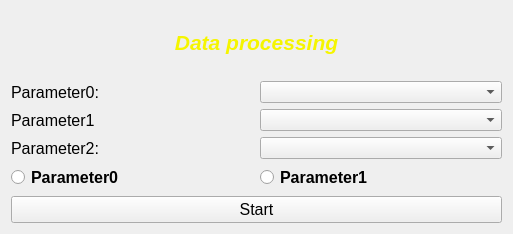
<?xml version="1.0" encoding="UTF-8"?>
<ui version="4.0">
 <class>Form</class>
 <widget class="QWidget" name="Form">
  <property name="geometry">
   <rect>
    <x>0</x>
    <y>0</y>
    <width>513</width>
    <height>234</height>
   </rect>
  </property>
  <property name="windowTitle">
   <string>Form</string>
  </property>
  <layout class="QGridLayout" name="gridLayout">
   <item row="2" column="0">
    <widget class="QLabel" name="LabelParameter0">
     <property name="font">
      <font>
       <pointsize>12</pointsize>
      </font>
     </property>
     <property name="text">
      <string>Parameter0:</string>
     </property>
    </widget>
   </item>
   <item row="3" column="0">
    <widget class="QLabel" name="LabelParameter1">
     <property name="font">
      <font>
       <pointsize>12</pointsize>
      </font>
     </property>
     <property name="text">
      <string>Parameter1</string>
     </property>
    </widget>
   </item>
   <item row="2" column="1">
    <widget class="QComboBox" name="ComboBoxParameter0"/>
   </item>
   <item row="5" column="0">
    <widget class="QRadioButton" name="RadioButtonParameter0">
     <property name="font">
      <font>
       <pointsize>12</pointsize>
       <weight>75</weight>
       <bold>true</bold>
      </font>
     </property>
     <property name="text">
      <string>Parameter0</string>
     </property>
    </widget>
   </item>
   <item row="4" column="1">
    <widget class="QComboBox" name="ComboBoxParameter2"/>
   </item>
   <item row="5" column="1">
    <widget class="QRadioButton" name="RadioButtonParameter1">
     <property name="font">
      <font>
       <pointsize>12</pointsize>
       <weight>75</weight>
       <bold>true</bold>
      </font>
     </property>
     <property name="text">
      <string>Parameter1</string>
     </property>
    </widget>
   </item>
   <item row="0" column="0" colspan="2">
    <widget class="QLabel" name="label">
     <property name="palette">
      <palette>
       <active>
        <colorrole role="WindowText">
         <brush brushstyle="SolidPattern">
          <color alpha="255">
           <red>255</red>
           <green>255</green>
           <blue>0</blue>
          </color>
         </brush>
        </colorrole>
       </active>
       <inactive>
        <colorrole role="WindowText">
         <brush brushstyle="SolidPattern">
          <color alpha="255">
           <red>255</red>
           <green>255</green>
           <blue>0</blue>
          </color>
         </brush>
        </colorrole>
       </inactive>
       <disabled>
        <colorrole role="WindowText">
         <brush brushstyle="SolidPattern">
          <color alpha="255">
           <red>110</red>
           <green>113</green>
           <blue>117</blue>
          </color>
         </brush>
        </colorrole>
       </disabled>
      </palette>
     </property>
     <property name="font">
      <font>
       <pointsize>16</pointsize>
      </font>
     </property>
     <property name="text">
      <string>&lt;html&gt;&lt;head/&gt;&lt;body&gt;&lt;p&gt;&lt;span style=&quot; font-size:16pt; font-weight:600; font-style:italic; color:#f5f500;&quot;&gt;Data processing&lt;/span&gt;&lt;/p&gt;&lt;/body&gt;&lt;/html&gt;</string>
     </property>
     <property name="alignment">
      <set>Qt::AlignCenter</set>
     </property>
    </widget>
   </item>
   <item row="4" column="0">
    <widget class="QLabel" name="LabelParameter2">
     <property name="font">
      <font>
       <pointsize>12</pointsize>
      </font>
     </property>
     <property name="text">
      <string>Parameter2:</string>
     </property>
    </widget>
   </item>
   <item row="3" column="1">
    <widget class="QComboBox" name="ComboBoxParameter1"/>
   </item>
   <item row="7" column="0" colspan="2">
    <widget class="QPushButton" name="ButtonStart">
     <property name="font">
      <font>
       <pointsize>12</pointsize>
      </font>
     </property>
     <property name="text">
      <string>Start</string>
     </property>
     <property name="icon">
      <iconset>
       <normaloff>../Pictures/emblem-checked.svg</normaloff>../Pictures/emblem-checked.svg</iconset>
     </property>
    </widget>
   </item>
  </layout>
 </widget>
 <resources/>
 <connections/>
</ui>
